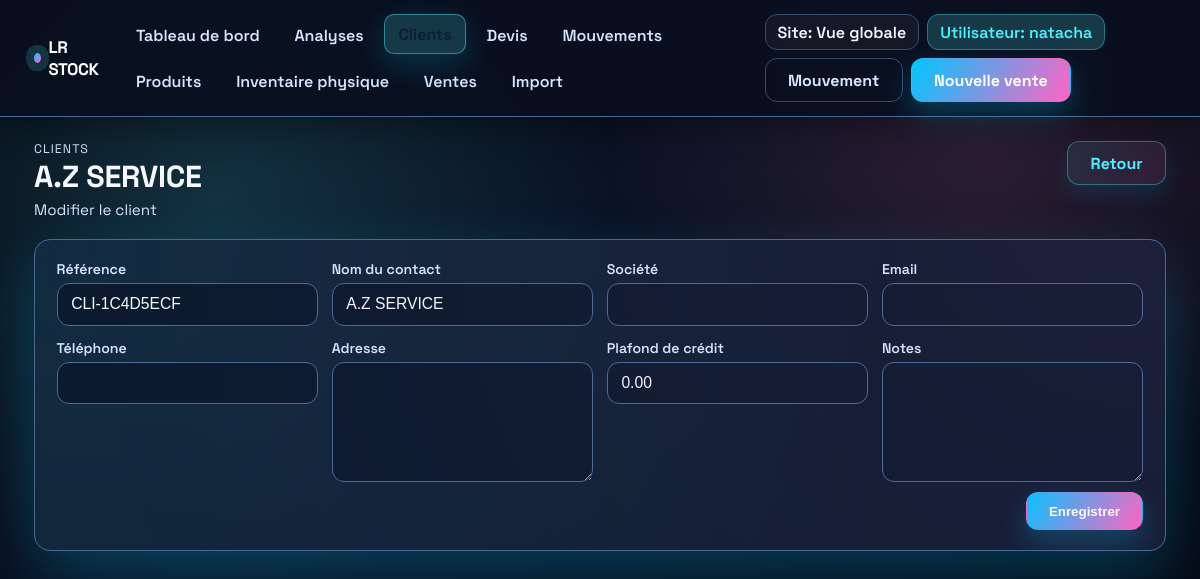
The page /clients/616/modifier/ (signed in) on the database its author committed.
### inventory/models.py (models this page shows, shortened)
class VersionedModelMixin(models.Model):
    class Meta:
        abstract = True

class TimeStampedModel(models.Model):
    created_at = models.DateTimeField(auto_now_add=True)
    updated_at = models.DateTimeField(auto_now=True)
    class Meta:
        abstract = True

class Customer(VersionedModelMixin, TimeStampedModel):
    reference = models.CharField(
        "Référence client",
        max_length=20,
        unique=True,
        default=generate_customer_reference,
    )
    name = models.CharField("Nom du contact", max_length=255)
    company_name = models.CharField("Entreprise", max_length=255, blank=True)
    email = models.EmailField(blank=True)
    phone = models.CharField(max_length=50, blank=True)
    address = models.TextField(blank=True)
    credit_limit = models.DecimalField(
        "Plafond de crédit",
        max_digits=12,
        decimal_places=2,
        default=Decimal("0.00"),
    )
    notes = models.TextField(blank=True)
    objects = CustomerQuerySet.as_manager()
    class Meta:
        ordering = ["name", "company_name"]
        verbose_name = "client"
        verbose_name_plural = "clients"
    @property
    def display_name(self) -> str:
        if self.company_name and self.name:
            return f"{self.company_name} - {self.name}"
        return self.company_name or self.name or self.reference

### inventory/views.py (the view)
def customer_update(request, pk):
    customer = get_object_or_404(Customer, pk=pk)
    if request.method == "POST":
        form = CustomerForm(request.POST, instance=customer)
        if form.is_valid():
            updated = form.save(commit=False)
            updated._history_user = (
                request.user if request.user.is_authenticated else None
            )
            updated.save()
            messages.success(request, "Le client a été mis à jour.")
            return redirect(reverse("inventory:customer_detail", args=[customer.pk]))
    else:
        form = CustomerForm(instance=customer)
    return render(
        request,
        "inventory/customer_form.html",
        {
            "form": form,
            "title": customer.display_name,
            "breadcrumb": "Modifier le client",
            "customer": customer,
        },
    )

### inventory/templates/inventory/customer_form.html (shortened to what this page needs)
{% extends "inventory/base.html" %}
{% block content %}
<section class="page-header reveal">
    <div>
        <p class="eyebrow">Clients</p>
        <h1 class="page-title">{{ title }}</h1>
        <p class="lead">{% if breadcrumb %}{{ breadcrumb }}{% else %}Gestion des informations client.{% endif %}</p>
    </div>
    <a href="{% url 'inventory:customer_list' %}" class="btn secondary">Retour</a>
</section>
<section class="surface reveal" data-delay="120">
    <form method="post" class="stack">
        <div class="form-grid">
            {% for field in form %}
                <div class="field">
                    <label for="{{ field.id_for_label }}">{{ field.label }}</label>
                    {{ field }}
                </div>
            {% endfor %}
        </div>
        <div style="text-align:right;">
            <button type="submit" class="btn">Enregistrer</button>
        </div>
    </form>
</section>
{% endblock %}

### inventory/templates/inventory/base.html (shortened to what this page needs)
{% load static %}
<!DOCTYPE html>
<html lang="fr">
<head>
</head>
<body>
    <div class="app-shell">
        <header class="topbar">
            <div class="topbar-inner">
                <a class="brand" href="{% url 'inventory:dashboard' %}">
                    <span class="dot" aria-hidden="true"></span>
                     LR Stock
                </a>
                <nav class="nav">
                    {% with current=request.resolver_match.url_name %}
                        <a href="{% url 'inventory:dashboard' %}" class="{% if current == 'dashboard' %}active{% endif %}">Tableau de bord</a>
                        <a href="{% url 'inventory:analytics' %}" class="{% if current == 'analytics' %}active{% endif %}">Analyses</a>
                        <a href="{% url 'inventory:customer_list' %}" class="{% if current == 'customer_list' or current == 'customer_create' or current == 'customer_detail' or current == 'customer_update' %}active{% endif %}">Clients</a>
                        <a href="{% url 'inventory:quotes_list' %}" class="{% if current == 'quotes_list' or current == 'quote_create' or current == 'quote_detail' %}active{% endif %}">Devis</a>
                        <a href="{% url 'inventory:record_movement' %}" class="{% if current == 'record_movement' %}active{% endif %}">Mouvements</a>
                        <a href="{% url 'inventory:inventory_overview' %}" class="{% if current == 'inventory_overview' %}active{% endif %}">Produits</a>
                        <a href="{% url 'inventory:inventory_physical' %}" class="{% if current == 'inventory_physical' %}active{% endif %}">Inventaire physique</a>
                        <a href="{% url 'inventory:sales_list' %}" class="{% if current == 'sales_list' or current == 'sale_create' %}active{% endif %}">Ventes</a>
                        <a href="{% url 'inventory:import_products' %}" class="{% if current == 'import_products' %}active{% endif %}">Import</a>
                    {% endwith %}
                </nav>
                <div class="user-actions">
                    <span class="context-chip">Site: {{ active_site.name|default:"Vue globale" }}</span>
                    <span class="context-chip" style="background:var(--accent-soft); border-color: rgba(77,240,255,0.35); color: var(--accent);">Utilisateur: {{ request.user.username|default:"Invite" }}</span>
                    <a class="btn ghost" href="{% url 'inventory:record_movement' %}">Mouvement</a>
                    <a class="btn" href="{% url 'inventory:sale_create' %}">Nouvelle vente</a>
                </div>
            </div>
        </header>
        <main class="container">
            <div class="page">
                {% block content %}{% endblock %}
            </div>
        </main>
    </div>
</body>
</html>

### rows shown on the page
Customer: name "A.Z SERVICE", form "CLI-1C4D5ECF" "A.Z SERVICE" "0.00"

### other values the page prints
{{ active_site.name|default:"Vue globale" }} "Vue globale"
{{ request.user.username|default:"Invite" }} "natacha"
{{ breadcrumb }} "Modifier le client"
{{ field.label }} "Référence" "Nom du contact" "Société" "Email" "Téléphone" "Adresse" "Plafond de crédit" "Notes"
